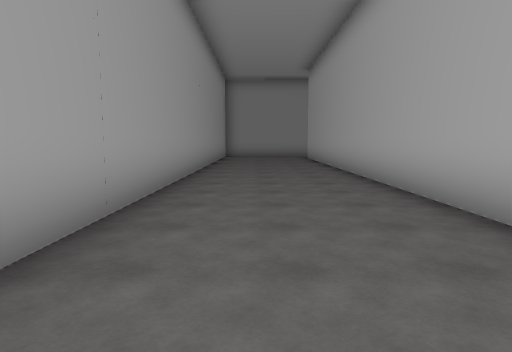
view 1 (above)

16 first-person views from a walk through a scene from a Unity 3-D project. The camera is 1.5 m above the floor, tilts 6° down and sees 75° across. The floor is counted in squares, 2 m on a side. Each view is taken from the middle of a square. On the plan, view 1 faces up. The plan holds only what a view shows up to about 11 squares ahead; the rest is blank. The place goes on beyond the plan. The player character is not drawn. Some animated figures are left out.

view 2
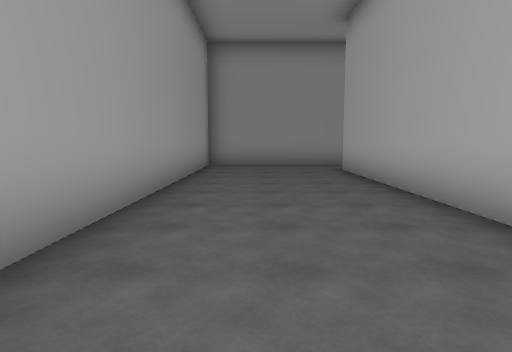

view 3
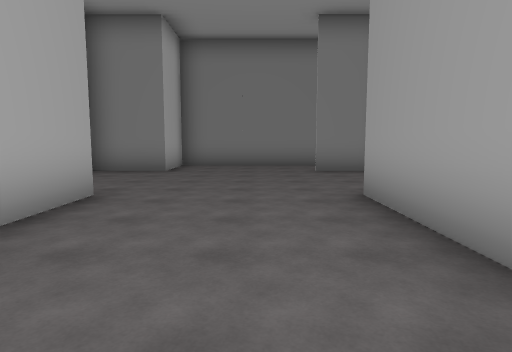

view 4
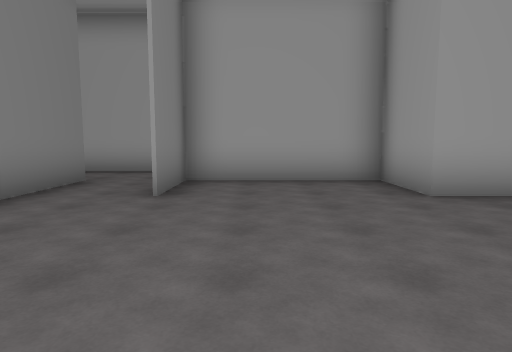

view 5
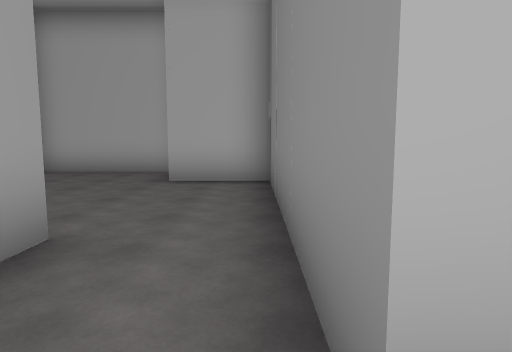

view 6
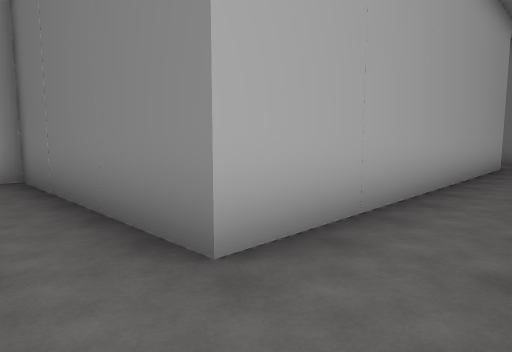

view 7
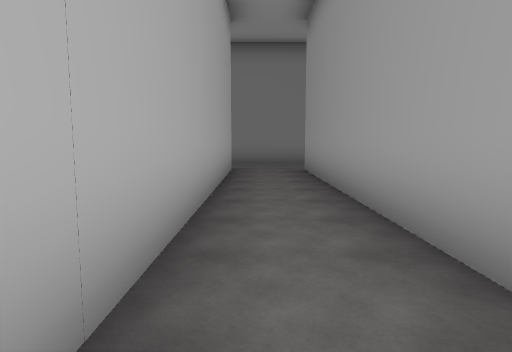

view 8
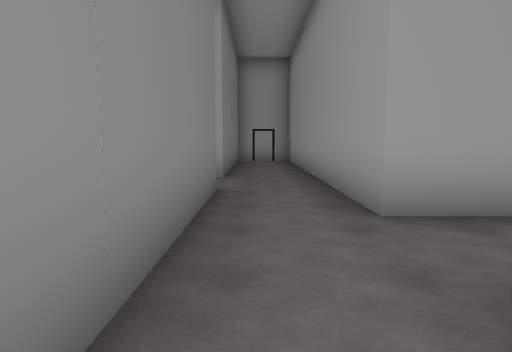

view 9
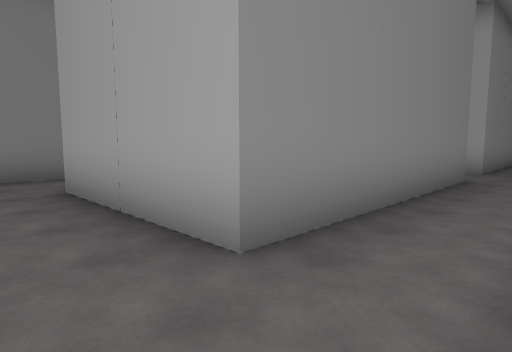

view 10
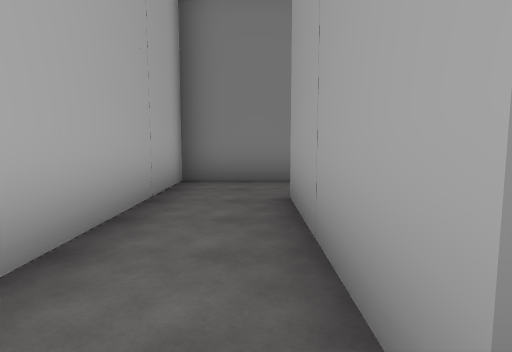

view 11
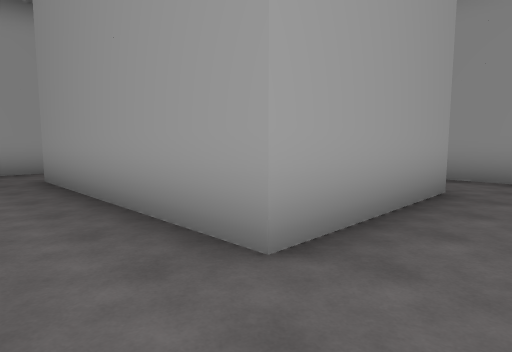

view 12
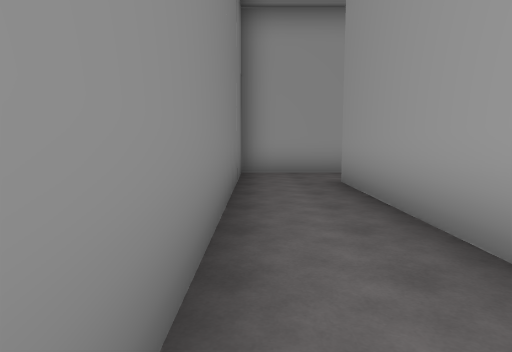

view 13
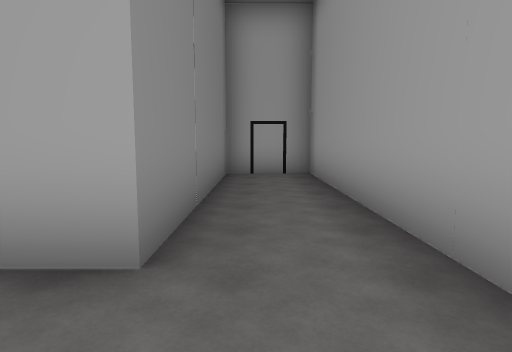

view 14
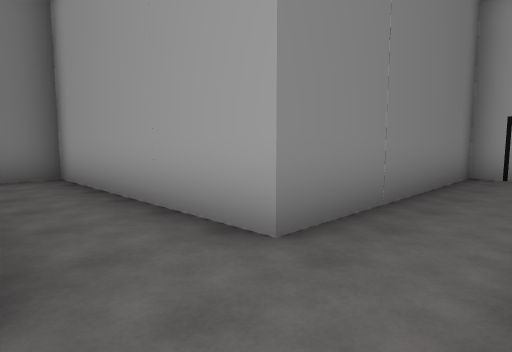

view 15
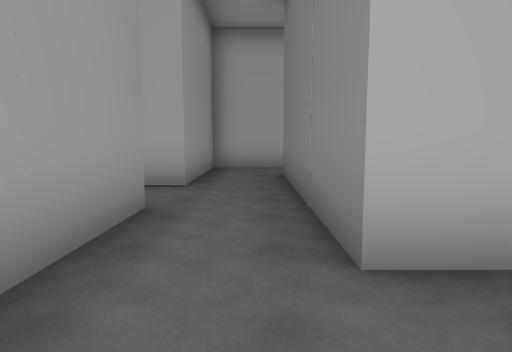

view 16
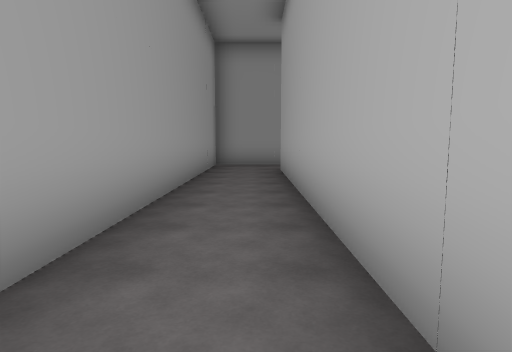

### Floor plan
Points are (right, up) in squares from view 1. A wall is a line through its corners. A room is listed if a view was taken in it or the views show most of it. See-through windows are left out.
Room 1 (views 1, 2, 3, 4)
walls: (2.3, 1.4) (2.3, 14.7); (-1.5, -2.4) (-3.4, -2.4); (4.1, -1.9) (4.1, 1.2); (-3.4, -4.3) (2.3, -4.3) (2.3, -2.3) (4.1, -2.3); (1.4, 16.6) (-1.5, 16.6) (-1.5, 1.4) (-3.4, 1.4) (-3.4, -2.3) (-1.5, -2.3)
ways out: opening at (-2.5, -3.5) to room 2; opening at (2.5, 15.5)
Room 2 (views 5, 6, 7, 13, 14, 16)
walls: (-3.4, -13.7) (-3.4, -4.3); (-7.1, -15.6) (-3.4, -15.6); (-3.4, -2.4) (-5.3, -2.4) (-5.3, -13.7) (-7.5, -13.7)
ways out: opening at (-2.5, -3.5) to room 1; opening at (-2.5, -14.5) to room 3; opening at (-6.5, -14.5) to room 4
Room 3 (views 8, 9, 10, 11, 12)
walls: (-3.4, -15.6) (-1.5, -15.6) (-1.5, -19.4) (-7.1, -19.4); (-8.9, -19.6) (-8.9, -21.3) (0.4, -21.3) (0.4, -13.7) (-3.4, -13.7)
ways out: opening at (-2.5, -14.5) to room 2; opening at (-8, -20) to room 4
Room 4 (view 15)
walls: (-7.5, -13.7) (-14.7, -13.7) (-14.7, -15.6) (-8.9, -15.6) (-8.9, -19.6); (-7.1, -16.5) (-7.1, -15.6)
ways out: opening at (-6.5, -14.5) to room 2; opening at (-8, -20) to room 3

Where each view was taken, in squares from view 1:
view 1: 0 up, 0 right, facing up
view 2: 6 up, 0 right, facing up
view 3: 6 up, 0 right, facing down
view 4: 1 down, 3 right, facing left
view 5: 4 down, 4 left, facing right
view 6: 3 down, 5 left, facing down-right
view 7: 5 down, 4 left, facing down
view 8: 15 down, 2 left, facing left
view 9: 14 down, 0 right, facing down-left
view 10: 15 down, 1 left, facing down
view 11: 21 down, 0 right, facing up-left
view 12: 21 down, 1 left, facing left
view 13: 15 down, 7 left, facing left
view 14: 14 down, 7 left, facing down-left
view 15: 15 down, 9 left, facing right
view 16: 13 down, 4 left, facing up
